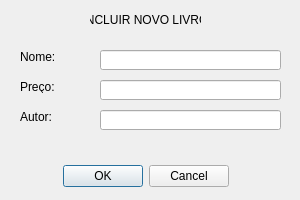
<?xml version="1.0" encoding="UTF-8"?>
<ui version="4.0">
 <class>incluirLivro</class>
 <widget class="QDialog" name="incluirLivro">
  <property name="geometry">
   <rect>
    <x>0</x>
    <y>0</y>
    <width>300</width>
    <height>200</height>
   </rect>
  </property>
  <property name="windowTitle">
   <string>Incluir Livro</string>
  </property>
  <widget class="QDialogButtonBox" name="buttonBox">
   <property name="geometry">
    <rect>
     <x>60</x>
     <y>160</y>
     <width>171</width>
     <height>32</height>
    </rect>
   </property>
   <property name="layoutDirection">
    <enum>Qt::LeftToRight</enum>
   </property>
   <property name="orientation">
    <enum>Qt::Horizontal</enum>
   </property>
   <property name="standardButtons">
    <set>QDialogButtonBox::Cancel|QDialogButtonBox::Ok</set>
   </property>
   <property name="centerButtons">
    <bool>true</bool>
   </property>
  </widget>
  <widget class="QLabel" name="label">
   <property name="geometry">
    <rect>
     <x>90</x>
     <y>10</y>
     <width>111</width>
     <height>20</height>
    </rect>
   </property>
   <property name="text">
    <string>INCLUIR NOVO LIVRO</string>
   </property>
   <property name="alignment">
    <set>Qt::AlignCenter</set>
   </property>
  </widget>
  <widget class="QLabel" name="label_2">
   <property name="geometry">
    <rect>
     <x>20</x>
     <y>50</y>
     <width>47</width>
     <height>13</height>
    </rect>
   </property>
   <property name="text">
    <string>Nome:</string>
   </property>
  </widget>
  <widget class="QLabel" name="label_3">
   <property name="geometry">
    <rect>
     <x>20</x>
     <y>80</y>
     <width>47</width>
     <height>13</height>
    </rect>
   </property>
   <property name="text">
    <string>Preço:</string>
   </property>
  </widget>
  <widget class="QLabel" name="label_4">
   <property name="geometry">
    <rect>
     <x>20</x>
     <y>110</y>
     <width>47</width>
     <height>13</height>
    </rect>
   </property>
   <property name="text">
    <string>Autor:</string>
   </property>
  </widget>
  <widget class="QLineEdit" name="LineEdit_nome">
   <property name="geometry">
    <rect>
     <x>100</x>
     <y>50</y>
     <width>181</width>
     <height>20</height>
    </rect>
   </property>
  </widget>
  <widget class="QLineEdit" name="lineEdit_preco">
   <property name="geometry">
    <rect>
     <x>100</x>
     <y>80</y>
     <width>181</width>
     <height>20</height>
    </rect>
   </property>
  </widget>
  <widget class="QLineEdit" name="lineEdit_autor">
   <property name="geometry">
    <rect>
     <x>100</x>
     <y>110</y>
     <width>181</width>
     <height>20</height>
    </rect>
   </property>
  </widget>
 </widget>
 <resources/>
 <connections>
  <connection>
   <sender>buttonBox</sender>
   <signal>accepted()</signal>
   <receiver>incluirLivro</receiver>
   <slot>accept()</slot>
   <hints>
    <hint type="sourcelabel">
     <x>248</x>
     <y>254</y>
    </hint>
    <hint type="destinationlabel">
     <x>157</x>
     <y>274</y>
    </hint>
   </hints>
  </connection>
  <connection>
   <sender>buttonBox</sender>
   <signal>rejected()</signal>
   <receiver>incluirLivro</receiver>
   <slot>reject()</slot>
   <hints>
    <hint type="sourcelabel">
     <x>316</x>
     <y>260</y>
    </hint>
    <hint type="destinationlabel">
     <x>286</x>
     <y>274</y>
    </hint>
   </hints>
  </connection>
 </connections>
</ui>
